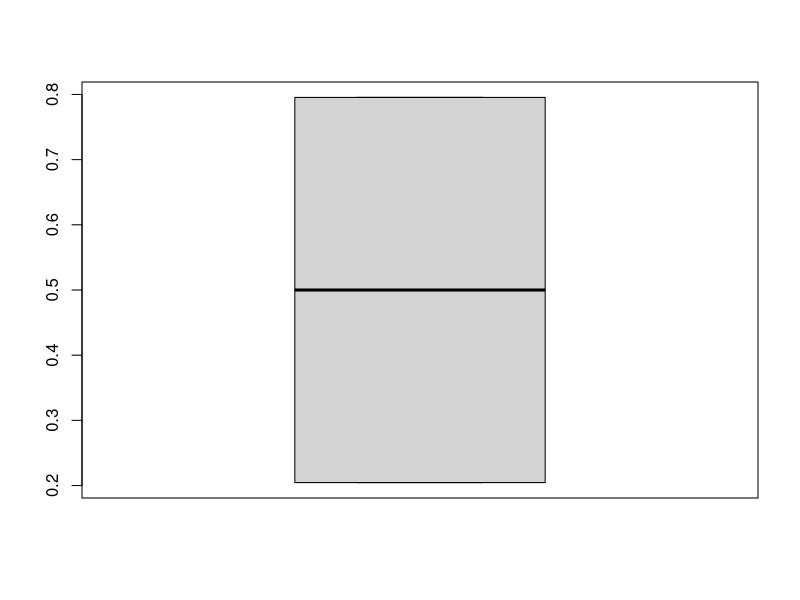
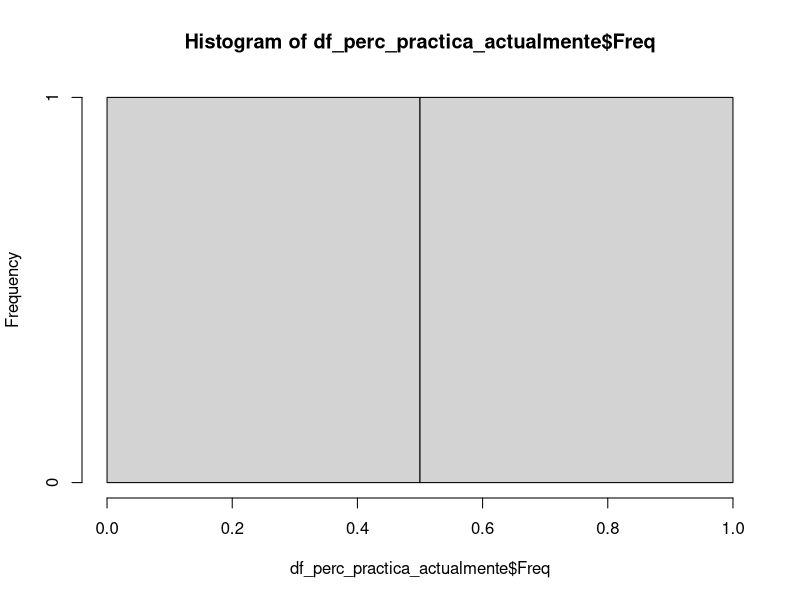
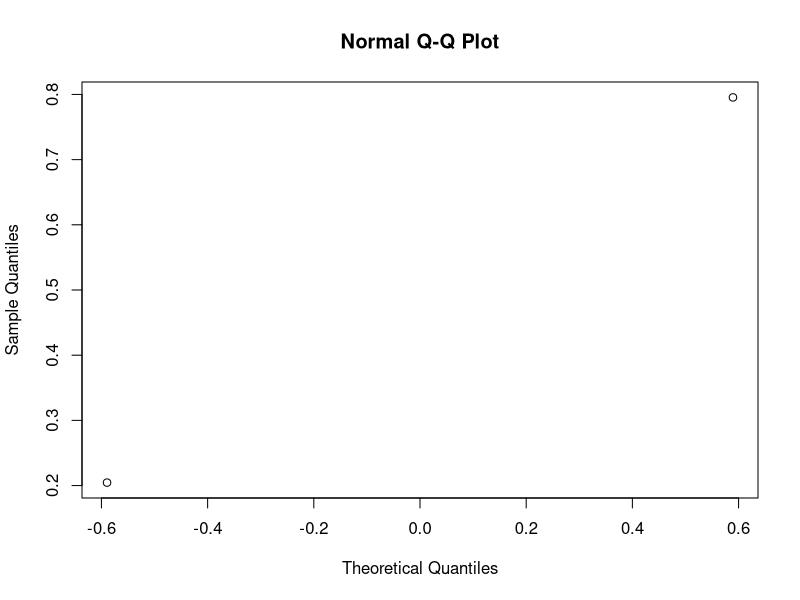
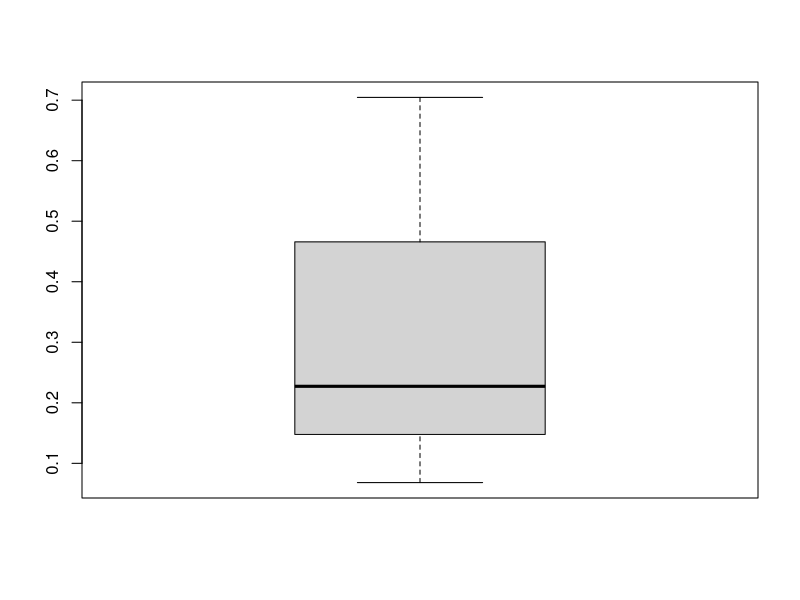
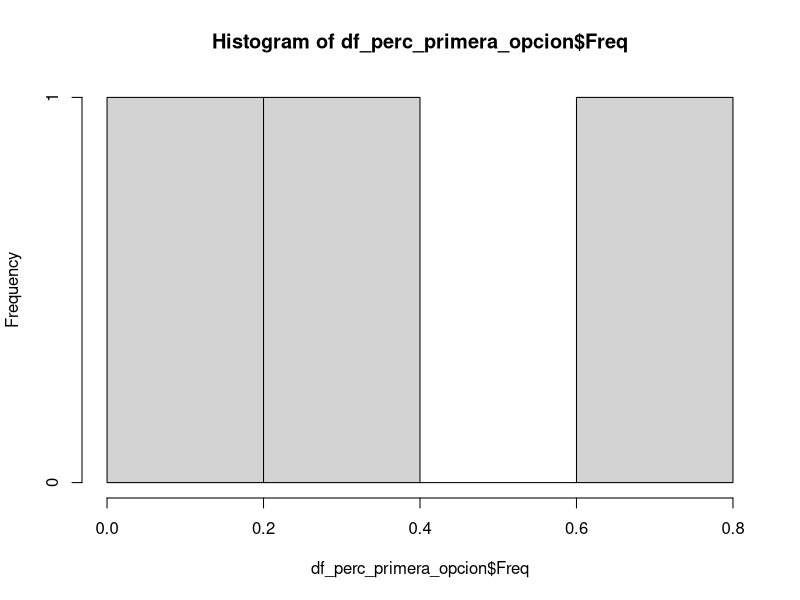
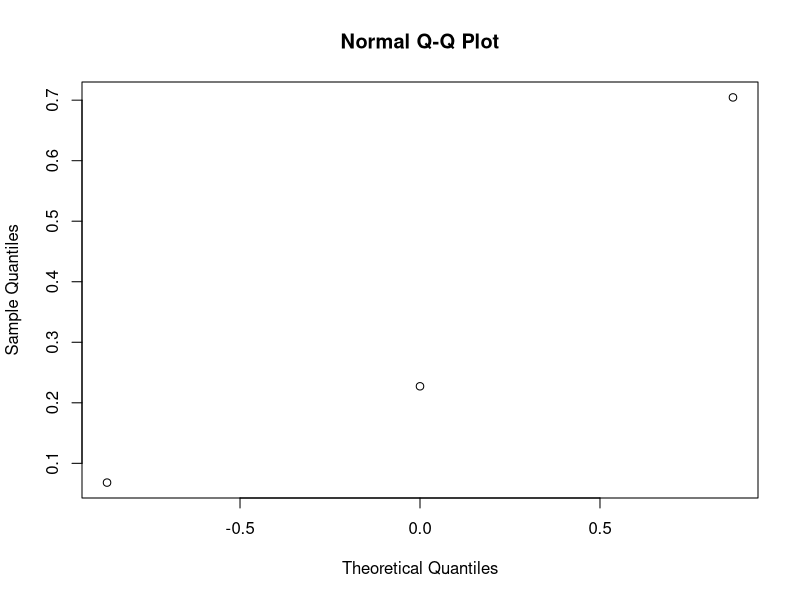
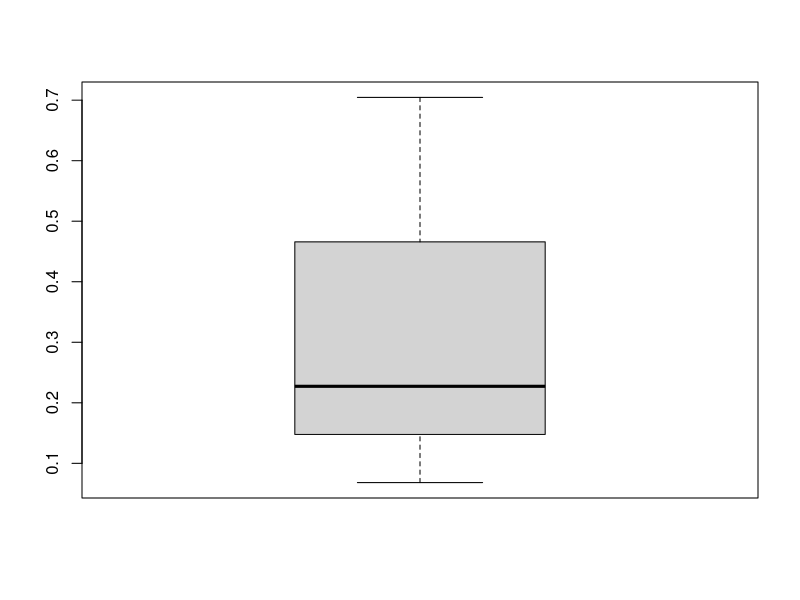
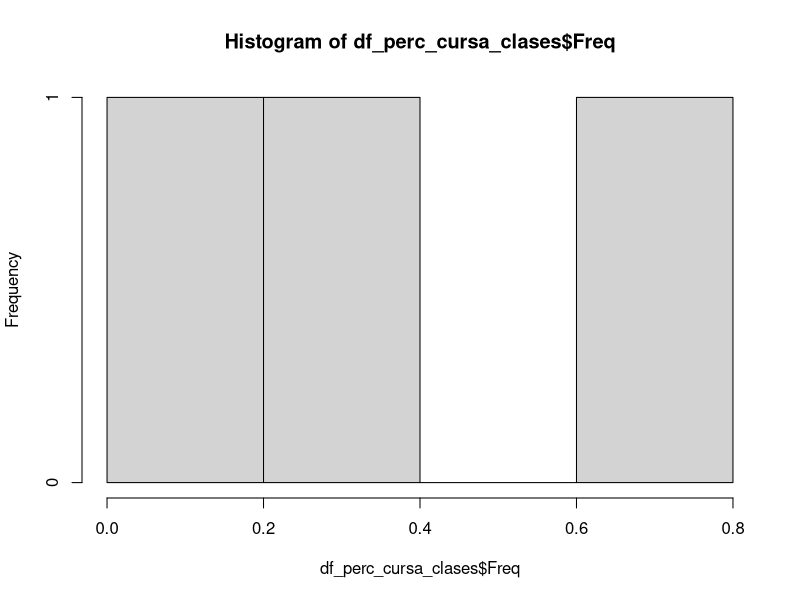

The R source for these figures, in order:
setwd("/")
setwd("Users/Vicktor Sanz/Desktop/Tesis/encuesta-Seminario")

#install.packages("dplyr") #instalamos la libreria dplyr

survey <- read.csv("survey_cleaned.csv", sep = ",", header = T)

survey_original <- read.csv("survey_cleaned.csv", sep = ",", header = T)

#-----------------------------------columna de practica actualmente---------------------------------------------------

survey$practica_actualmente <- as.factor(survey$practica_actualmente)

table(survey$practica_actualmente) # muestra la frecuencia de los estudiantes

prop.table(table(survey$practica_actualmente)) #muestra porcentajes de las frecuencias

as.data.frame(prop.table(table(survey$practica_actualmente))) # devuelve la info en forma de columna

df_perc_practica_actualmente <- as.data.frame(prop.table(table(survey$practica_actualmente)))#asignamos el resultado 
                                          #de la linea anterior a la variable df

library(dplyr) #carga la ibreria 

df_perc_practica_actualmente <- df_perc_practica_actualmente %>% arrange(-Freq) #ordena los datos en orden descendente 
                                          #con el signo (-) y lo deja guardado en df_perc

boxplot(df_perc_practica_actualmente$Freq)

hist(df_perc_practica_actualmente$Freq)

qqnorm(df_perc_practica_actualmente$Freq)

#-------------------------------------------columna de Practica en primera opcion---------------------------------------

survey$practica_primera_opcion <- as.factor(survey$practica_primera_opcion)

table(survey$practica_primera_opcion)

prop.table(table(survey$practica_primera_opcion))

as.data.frame(prop.table(table(survey$practica_primera_opcion)))

df_perc_primera_opcion <- as.data.frame(prop.table(table(survey$practica_primera_opcion)))

df_perc_primera_opcion <- df_perc_primera_opcion %>% arrange(-Freq)


boxplot(df_perc_primera_opcion$Freq)
hist(df_perc_primera_opcion$Freq)
qqnorm(df_perc_primera_opcion$Freq)


df_perc_primera_opcion[df_perc_primera_opcion$Var1 %in% c("Si"), "estado_estudiante"] <- "Si hace practica en su primera opcion"
df_perc_primera_opcion[df_perc_primera_opcion$Var1 %in% c("No"), "estado_estudiante"] <- "No hace practica en su primera opcion"
df_perc_primera_opcion[is.na(df_perc_primera_opcion$"estado_estudiante"), "estado_estudiante"]<- "no hace practica"

df_perc_primera_opcion <- df_perc_primera_opcion %>% select(Var1,estado_estudiante)

survey <- left_join(survey,df_perc_primera_opcion,by=c("practica_primera_opcion"="Var1"))

survey <- survey[,!(names(survey) %in% c("practica_primera_opcion"))]

#-------------------------------------------columna practica cursando clases--------------------------------------------

survey$practica_cursando_clases <- as.factor(survey$practica_cursando_clases)

table(survey$practica_cursando_clases)

prop.table(table(survey$practica_cursando_clases))

as.data.frame(prop.table(table(survey$practica_cursando_clases)))

df_perc_cursa_clases <- as.data.frame(prop.table(table(survey$practica_cursando_clases)))

df_perc_cursa_clases <- df_perc_cursa_clases %>% arrange(-Freq)


boxplot(df_perc_cursa_clases$Freq)
hist(df_perc_cursa_clases$Freq)
qqnorm(df_perc_cursa_clases$Freq)


df_perc_cursa_clases[df_perc_cursa_clases$Var1 %in% c("Si"), "clases_durante_practica"] <- "Si cursa clases durante practica"
df_perc_cursa_clases[df_perc_cursa_clases$Var1 %in% c("No"), "clases_durante_practica"] <- "No cursa clases durante practica"
df_perc_cursa_clases[is.na(df_perc_cursa_clases$"clases_durante_practica"), "clases_durante_practica"]<- "no hace practica"

df_perc_cursa_clases <- df_perc_cursa_clases %>% select(Var1,clases_durante_practica)

survey <- left_join(survey,df_perc_cursa_clases,by=c("practica_cursando_clases"="Var1"))

survey <- survey[,!(names(survey) %in% c("practica_cursando_clases"))]


#----------------------------------------------columna Rango indice-----------------------------------------------

survey$rango_indice <- as.factor(survey$rango_indice)

table(survey$rango_indice)

prop.table(table(survey$rango_indice))

as.data.frame(prop.table(table(survey$rango_indice)))

df_perc_rango_indice <- as.data.frame(prop.table(table(survey$rango_indice)))

df_perc_rango_indice <- df_perc_rango_indice %>% arrange(-Freq)

boxplot(df_perc_rango_indice$Freq)

hist(df_perc_rango_indice$Freq)

qqnorm(df_perc_rango_indice$Freq)

#----------------------------------------------columna rendimiento academico-------------------------------------

survey$rendimiento_academico <- as.factor(survey$rendimiento_academico) 

table(survey$rendimiento_academico)

prop.table(table(survey$rendimiento_academico))

as.data.frame(prop.table(table(survey$rendimiento_academico)))

df_perc_rendimiento_academico <- as.data.frame(prop.table(table(survey$rendimiento_academico)))

df_perc_rendimiento_academico <- df_perc_rendimiento_academico %>% arrange(-Freq)

boxplot(df_perc_rendimiento_academico$Freq)

hist(df_perc_rendimiento_academico$Freq)

qqnorm(df_perc_rendimiento_academico$Freq)

#----------------------------------------------------------------------------------------------------------------

mis_variables_a_tratar <- survey %>% select(practica_actualmente, estado_estudiante, clases_durante_practica, rango_indice, rendimiento_academico)

#----------------------------------------------------------------------------------------------------------------

as.data.frame(prop.table(table(survey$practica_actualmente)) *100)

#---------------------grafica practica actualmente---------------------

grf1 <- barplot(prop.table(table(survey$practica_actualmente)), las=1, main = "Estudiantes haciendo practica")
text(grf1, c(0,0), round(prop.table(table(survey$practica_actualmente)), 3))

#---------------------grafica de su primera opcion---------------------

grf2 <- barplot(prop.table(table(survey$estado_estudiante)), las=1, main = "estudiantes haciendo practica en su primer opcion")
text(grf2, c(0,0), round(prop.table(table(survey$estado_estudiante)), 3))

#---------------------grafica cursando clases con practica-------------

grf3 <- barplot(prop.table(table(survey$clases_durante_practica)), las=1, main = "estudiantes cursando clases en practica")
text(grf3, c(0,0), round(prop.table(table(survey$clases_durante_practica)), 3))

#---------------------grafica rango de indice--------------------------

grf4 <- barplot(prop.table(table(survey$rango_indice)), las=1, main = "rangos de indice de los estudiantes")
text(grf4, c(0,0), round(prop.table(table(survey$rango_indice)), 3))

#---------------------grafica rendimiento academico--------------------

grf5 <- barplot(prop.table(table(survey$rendimiento_academico)), las=1, main = "rendimiento academico segun estudiantes")
text(grf5, c(0,0), round(prop.table(table(survey$rendimiento_academico)), 3))

#--------------------------------------------------------------